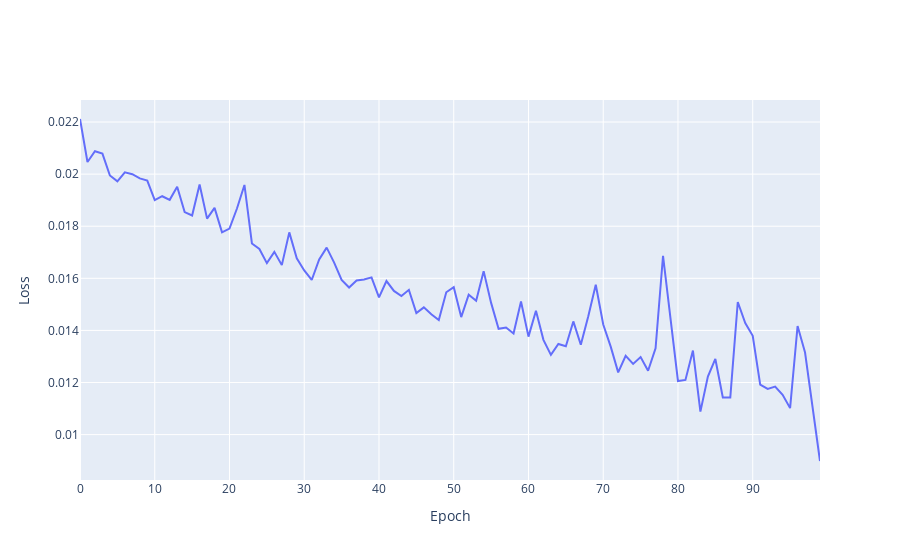

This figure's notebook cell:
### Code cell
loss = history.history['loss']
layout = go.Layout(
    xaxis={'title':'Epoch'},
    yaxis={'title':'Loss'}
)
fig = go.Figure([
    go.Scatter(x=list(range(num_epochs)), y=loss, mode='lines',name = 'Training Loss')
], layout=layout)
fig.show()
